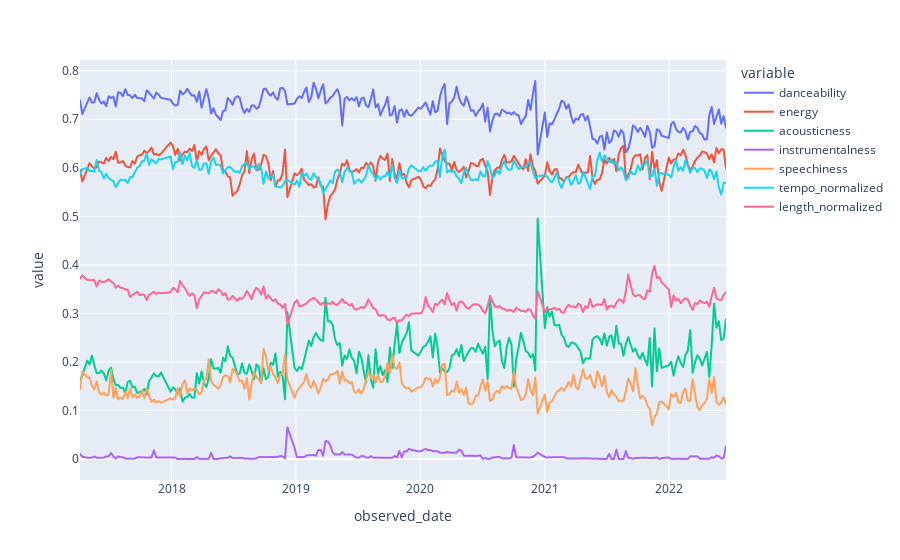

Source (notebook cell):
### Code cell
#group data by week with mean data
df_grpd_meltd_mean = df_melted.groupby(['observed_date']).mean().reset_index()

#plot the following variables
to_plot = ['observed_date','danceability','energy','acousticness','instrumentalness',
          'speechiness','tempo_normalized','length_normalized']

fig = px.line(df_grpd_meltd_mean.loc[:,to_plot].set_index('observed_date'))
fig.show()

### Figure 1 — Plotly figure (JSON) as saved in the notebook; plotly's stock layout.template omitted (floating-point values rounded to 4 significant figures; data arrays with more than 128 entries replaced by an {"elided": "..."} marker saying what was removed)
{"data": [{"hovertemplate": "variable=danceability<br>observed_date=%{x}<br>value=%{y}<extra></extra>", "legendgroup": "danceability", "line": {"color": "#636efa", "dash": "solid"}, "marker": {"symbol": "circle"}, "mode": "lines", "name": "danceability", "showlegend": true, "type": "scattergl", "x": {"elided": "260 str values"}, "xaxis": "x", "y": {"elided": "260 float values"}, "yaxis": "y"}, {"hovertemplate": "variable=energy<br>observed_date=%{x}<br>value=%{y}<extra></extra>", "legendgroup": "energy", "line": {"color": "#EF553B", "dash": "solid"}, "marker": {"symbol": "circle"}, "mode": "lines", "name": "energy", "showlegend": true, "type": "scattergl", "x": {"elided": "260 str values"}, "xaxis": "x", "y": {"elided": "260 float values"}, "yaxis": "y"}, {"hovertemplate": "variable=acousticness<br>observed_date=%{x}<br>value=%{y}<extra></extra>", "legendgroup": "acousticness", "line": {"color": "#00cc96", "dash": "solid"}, "marker": {"symbol": "circle"}, "mode": "lines", "name": "acousticness", "showlegend": true, "type": "scattergl", "x": {"elided": "260 str values"}, "xaxis": "x", "y": {"elided": "260 float values"}, "yaxis": "y"}, {"hovertemplate": "variable=instrumentalness<br>observed_date=%{x}<br>value=%{y}<extra></extra>", "legendgroup": "instrumentalness", "line": {"color": "#ab63fa", "dash": "solid"}, "marker": {"symbol": "circle"}, "mode": "lines", "name": "instrumentalness", "showlegend": true, "type": "scattergl", "x": {"elided": "260 str values"}, "xaxis": "x", "y": {"elided": "260 float values"}, "yaxis": "y"}, {"hovertemplate": "variable=speechiness<br>observed_date=%{x}<br>value=%{y}<extra></extra>", "legendgroup": "speechiness", "line": {"color": "#FFA15A", "dash": "solid"}, "marker": {"symbol": "circle"}, "mode": "lines", "name": "speechiness", "showlegend": true, "type": "scattergl", "x": {"elided": "260 str values"}, "xaxis": "x", "y": {"elided": "260 float values"}, "yaxis": "y"}, {"hovertemplate": "variable=tempo_normalized<br>observed_date=%{x}<br>value=%{y}<extra></extra>", "legendgroup": "tempo_normalized", "line": {"color": "#19d3f3", "dash": "solid"}, "marker": {"symbol": "circle"}, "mode": "lines", "name": "tempo_normalized", "showlegend": true, "type": "scattergl", "x": {"elided": "260 str values"}, "xaxis": "x", "y": {"elided": "260 float values"}, "yaxis": "y"}, {"hovertemplate": "variable=length_normalized<br>observed_date=%{x}<br>value=%{y}<extra></extra>", "legendgroup": "length_normalized", "line": {"color": "#FF6692", "dash": "solid"}, "marker": {"symbol": "circle"}, "mode": "lines", "name": "length_normalized", "showlegend": true, "type": "scattergl", "x": {"elided": "260 str values"}, "xaxis": "x", "y": {"elided": "260 float values"}, "yaxis": "y"}], "layout": {"legend": {"title": {"text": "variable"}, "tracegroupgap": 0}, "margin": {"t": 60}, "xaxis": {"anchor": "y", "domain": [0, 1], "title": {"text": "observed_date"}}, "yaxis": {"anchor": "x", "domain": [0, 1], "title": {"text": "value"}}}}
